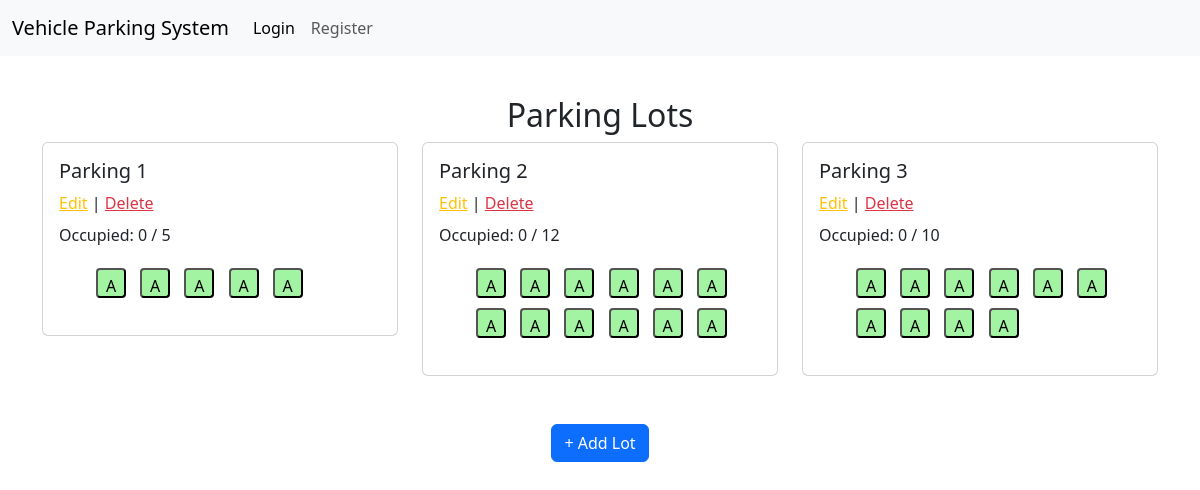
/admin_home, run on the app's committed database.
### controllers/models.py (models this page shows)
class ParkingLot(db.Model):
    id = db.Column(db.Integer, primary_key=True, autoincrement=True)
    location = db.Column(db.String(100), nullable=False)
    address = db.Column(db.String(200), nullable=False)
    pin_code = db.Column(db.String, nullable=False)
    price = db.Column(db.String, nullable=False)
    max_spots = db.Column(db.Integer, nullable=False)
    spots = db.relationship('ParkingSpot', backref='lot', cascade="all, delete-orphan")

class ParkingSpot(db.Model):
    id = db.Column(db.Integer, primary_key=True, autoincrement=True)
    lot_id = db.Column(db.Integer, db.ForeignKey('parking_lot.id'), nullable=False)
    status = db.Column(db.String(1), nullable=False, default='A')
    spot = db.Column(db.String, nullable=False)

### controllers/general_routes.py (the view)
@app.route('/admin_home', methods=['GET', 'POST'])
def admin_home():
    parking_lots = ParkingLot.query.all()
    lot_bundles = []
    for lot in parking_lots:
        available = ParkingSpot.query.filter_by(lot_id=lot.id, status='A').all()
        occupied  = ParkingSpot.query.filter_by(lot_id=lot.id, status='O').all()
        lot_bundles.append({
            "lot": lot,
            "available_spots": available,
            "occupied_spots": occupied,
        })
    return render_template('/admin_home.html', parking_lots=parking_lots, lot_bundles=lot_bundles)

### templates/admin_home.html (shortened to what this page needs)
<!DOCTYPE html>
<html lang="en">
<head>
    <link href="https://cdn.jsdelivr.net/npm/bootstrap@5.3.0/dist/css/bootstrap.min.css" rel="stylesheet">
</head>
{% extends 'index.html' %}
    {% block content %}
<body>
    <div class="container mt-2">
        <h2 class="text-center">Parking Lots</h2>
        <div class="row">
            {% for lot in parking_lots %}
                <div class="col-md-4 mb-4">
                    <div class="card">
                        <div class="card-body">
                            <h5>Parking {{ lot.id }}</h5>
                            <a class="text-warning" href="{{url_for('edit_parking',parking_lot_id=lot.id) }}">Edit</a> |
                            <a href="{{url_for('delete_parking',parking_lot_id=lot.id)}}" class="text-danger">Delete</a>
                            <p class="mt-2">Occupied: {{ lot_bundles[loop.index0].occupied_spots|length }} / {{ lot_bundles[loop.index0].available_spots|length }}</p>
                            <div class="row">
                                <div class="d-d-flex flex-wrap">
                                    <ul>
                                        {% for spot in lot.spots %}
                                            <button class="slot {{ spot.status }}" onclick="window.location.href='/admin_view_spot/{{ spot.spot  }}'">{{'A' if spot.status == 'A' else 'O' }}</button>
                                        {% endfor %}
                                    </ul>
                                </div>
                            </div>
                        </div>
                    </div>
                </div>
            {% endfor %}
        </div>
        <div class="text-center mt-4">
            <button class="btn btn-primary" onclick="window.location.href='/add_new_parking'" >+ Add Lot</button>
        </div>
    </div>
    {%endblock%}

### templates/admin_home.html (style rules this page uses)
.slot { width: 30px; height: 30px; margin: 5px; text-align: center; line-height: 30px; border-radius: 4px; }
.slot.A { background-color: #a2f3a2; }

### data on the page
ParkingLot: id "1", lot_bundles "0", lot_bundles "5"
ParkingSpot: status "A"
ParkingSpot: status "A"
ParkingSpot: status "A"
ParkingSpot: status "A"
ParkingSpot: status "A"
ParkingLot: id "2", lot_bundles "0", lot_bundles "12"
ParkingSpot: status "A"
ParkingSpot: status "A"
ParkingSpot: status "A"
ParkingSpot: status "A"
ParkingSpot: status "A"
ParkingSpot: status "A"
ParkingSpot: status "A"
ParkingSpot: status "A"
ParkingSpot: status "A"
ParkingSpot: status "A"
ParkingSpot: status "A"
ParkingSpot: status "A"
ParkingLot: id "3", lot_bundles "0", lot_bundles "10"
ParkingSpot: status "A"
ParkingSpot: status "A"
ParkingSpot: status "A"
ParkingSpot: status "A"
ParkingSpot: status "A"
ParkingSpot: status "A"
ParkingSpot: status "A"
ParkingSpot: status "A"
ParkingSpot: status "A"
ParkingSpot: status "A"
